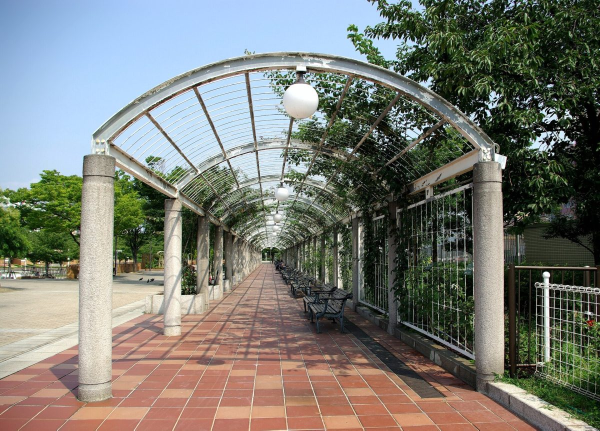
#> input picture ComputerVision/session-02/img/perspective_photo.jpg, 1200 x 861 px, found by its file name (shown at 1/2 size); its folder holds 5 pictures in this run
$ jupyter execute --allow-errors lab.ipynb   (older library calls are emulated)
#> lines starting #> are read from the running program, lines starting #| are printed output that depends on the picture
# Session 4 lab · Neural networks → CNNs

The code behind the slides. Each cell shows **one idea** in a few lines:

1. run it and look at the result;
2. change a value marked **`· try`** (the values after it are good ones to try) and run it again;
3. read *What to notice* under the cell.

| Part | Ideas |
|---|---|
| **A · Neurons** | a neuron by hand and in PyTorch, one neuron's line, two layers without a bend, counting weights |
| **B · Learning** | gradient descent, a kernel learned back to Sobel, mini-batch noise, overfitting on a training curve |
| **C · CNNs** | conv shapes and counts, shift equivariance, pooling, receptive field, transposed convolution, ResNet-18's first layer, CNN vs MLP |
| **D · Deeper & reused** | a residual block, plain vs residual depth, transfer learning on 245 photos, augmentation |

Nothing to hand in, nothing to upload — it runs on free Colab (part D is faster with *Runtime → Change runtime type → GPU*, but works without).

[cell 1]
# Setup — run this cell first
import numpy as np, matplotlib.pyplot as plt, cv2, urllib.request, os
import torch, torch.nn as nn, torch.nn.functional as F
from sklearn.datasets import load_digits

def photo(name):                                   # the photos from the slides (session 2), grey, 0–1
#> called with name = 'perspective_photo.jpg'
    if not os.path.exists(name):
        urllib.request.urlretrieve('https://raw.githubusercontent.com/INCORTX/INCORTX.github.io/cv-next/ComputerVision/session-02/img/' + name, name)
    return cv2.cvtColor(cv2.imread(name), cv2.COLOR_BGR2GRAY) / 255
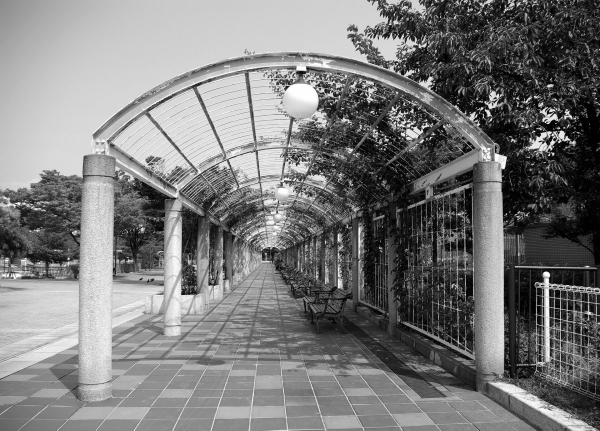
#> returned value: shape (861, 1200) float64 (shown at 1/2 size); min 0, max 1, mean 0.481

tennoji = photo('perspective_photo.jpg')           # Tennoji Park walkway (public domain)
landscape = photo('landscape.jpg')                 # Jacques-Cartier park (CC0)
#> call 2 of photo, with name = 'landscape.jpg'
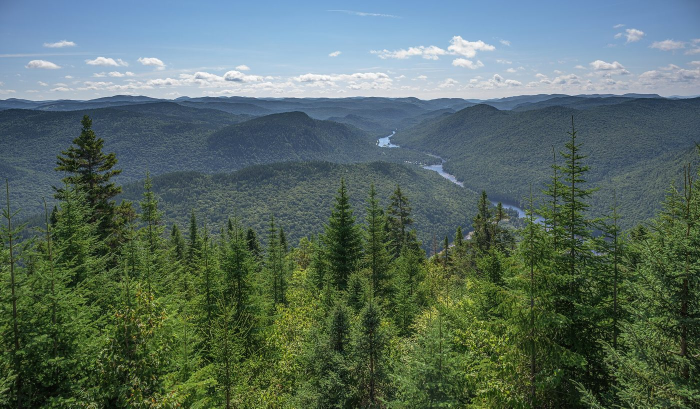
#> input picture ComputerVision/session-04/img/landscape.jpg, 1400 x 817 px, found by its file name (shown at 1/2 size)
#> in photo (call 2), `return cv2.cvtColor(cv2.imread(name), cv2.COLOR_BGR2GRAY) / 255`:
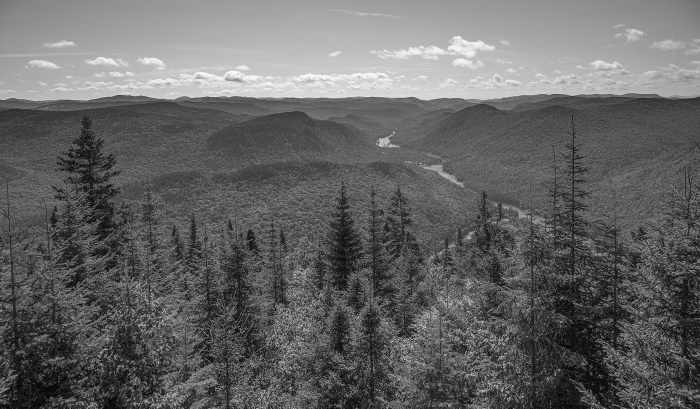
#> returned value: shape (817, 1400) float64 (shown at 1/2 size); min 0, max 1, mean 0.395
digits = load_digits()                             # 1,797 handwritten digits, 8 × 8 pixels, 0–16
torch.manual_seed(0)
#> (this line was passed over: torch is not available in this run)
print('ready · digits', digits.data.shape)

## A · Neurons

A **neuron** is session 3's weighted sum plus a **bias**, followed by an **activation** that decides how much passes: z = Σ wᵢxᵢ + b, a = max(0, z).

[cell 2]
# A1 · One neuron by hand, and the same neuron in PyTorch (the Try it on slide 9)
x = [2, -1, 3]
w = [0.5, 2, -1]
b = 1          # · try 5, -10

z = sum(wi * xi for wi, xi in zip(w, x)) + b
print('by hand :  z =', z, '→ ReLU', max(0, z))

#> (the rest of this cell did not finish here and is left out)

**What to notice:** with b = 1, z = −3 and ReLU outputs 0 — the neuron stays silent. With b = 5, z = 1. `nn.Linear` is exactly this sum; a layer is many of them side by side.

[cell 3]
# A2 · Two weights and a bias draw a line: sky vs tree patches of the landscape (slide 5)
w1 = 1     # weight on brightness · try 4
w2 = 1     # weight on edges · try -4
b = -1

g = landscape; mag = np.hypot(cv2.Sobel(g, cv2.CV_64F, 1, 0), cv2.Sobel(g, cv2.CV_64F, 0, 1))
#> after `mag = np.hypot(cv2.Sobel(g, cv2.CV_64F, 1, 0), cv2.Sobel(g, cv2.CV_64F`:
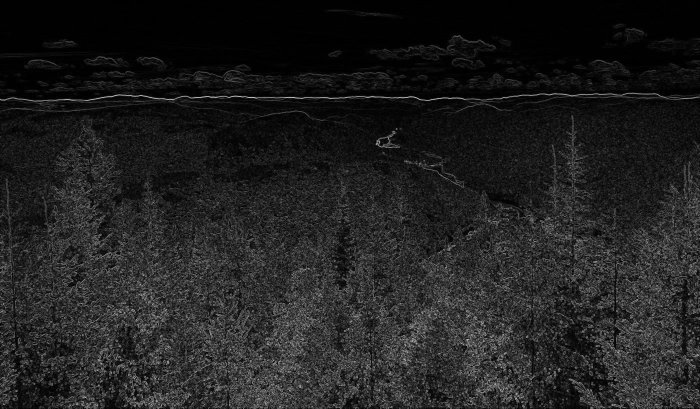
#> mag: shape (817, 1400) float64 (shown at 1/2 size); min 0, max 2.8, mean 0.36; drawn with min black and max white
r = np.random.default_rng(4); pts = []                       # 30 sky patches near the top, 30 tree patches near the bottom
for lab, (y0, y1) in ((1, (0.02, 0.18)), (0, (0.62, 0.95))):
    for _ in range(30):
        y = int(r.uniform(y0, y1) * g.shape[0]); x = int(r.uniform(0.02, 0.95) * g.shape[1])
        pts.append((g[y:y+24, x:x+24].mean(), mag[y:y+24, x:x+24].mean(), lab))
#> after the loop, pts = 60 items, first 6: (0.85, 0.174, 1), (0.717, 0.0899, 1), (0.746, 0.0164, 1), (0.728, 0.0618, 1), (0.846, 0.15, 1), (0.838, 0.123, 1)
pts = np.array(pts); sky = w1 * pts[:, 0] + w2 * pts[:, 1] + b > 0
#> after `pts = np.array(pts)`: pts = 60 rows, first 8: [0.85, 0.174, 1], [0.717, 0.0899, 1], [0.746, 0.0164, 1], [0.728, 0.0618, 1], [0.846, 0.15, 1], [0.838, 0.123, 1], [0.658, 0.0108, 1], [0.836, 0.201, 1]
print(f'{(sky == (pts[:, 2] == 1)).sum()} / 60 right')
#| 27 / 60 right
plt.scatter(pts[:, 0], pts[:, 1], c=np.where(pts[:, 2] == 1, '#855400', 'teal'))
xs = np.linspace(0, 1, 2); plt.plot(xs, -(w1 * xs + b) / w2 if w2 else xs * 0, 'k')
plt.xlim(0, 1); plt.ylim(0, 1); plt.xlabel('brightness'); plt.ylabel('edges'); plt.show()
#> after `plt.xlim(0, 1)`:
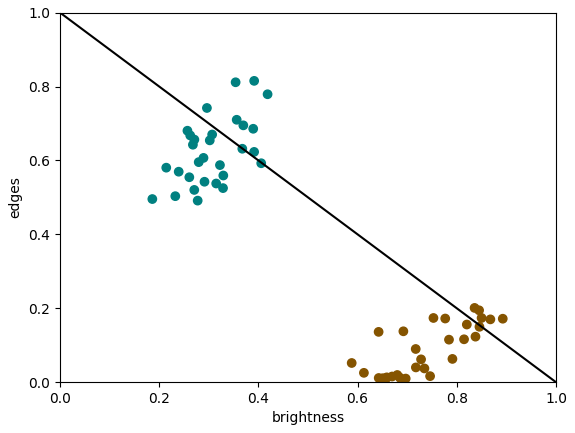
#> figure drawn by matplotlib, 1 panel

**What to notice:** (1, 1, −1) gets 27 of 60 — as on slide 5. w1 = 4 with w2 = −4 gets all 60: bright and few edges = sky. Part B finds such numbers without you.

[cell 4]
# A3 · Without a bend, two layers are one layer (slide 6)
W1 = np.array([[1, 2], [0, 1]]); W2 = np.array([[1, 0], [-1, 1]])
x = np.array([1, -1])
use_relu = False    # · try True

h = W1 @ x
if use_relu: h = np.maximum(0, h)
print('two layers :', W2 @ h)
print('W2 W1 x    :', (W2 @ W1) @ x, '  ← one layer with the matrix', (W2 @ W1).tolist())

**What to notice:** without ReLU both lines agree, (−1, 0): the stack *is* one matrix. With ReLU the hidden (−1, −1) becomes (0, 0) and the answer changes — so the second layer can add something new.

[cell 5]
# A4 · How many weights does a fully connected layer need for a photo? (slide 8)
size = 224       # image width = height · try 32, 512
neurons = 1000   # · try 10

inputs = size * size * 3
print(f'{inputs:,} inputs × {neurons:,} neurons = {inputs * neurons:,} weights (+ {neurons:,} biases)')
print('PyTorch agrees:', sum(p.numel() for p in nn.Linear(inputs, neurons).parameters()) == inputs * neurons + neurons)
#> (this line was passed over: torch is not available in this run)

**What to notice:** 224 × 224 × 3 × 1,000 = 150,528,000 weights for one layer — and it grows with the square of the image size. Part C replaces it with one small shared kernel.

## B · Learning

The **loss** is one number for how wrong the network is. **Gradient descent** steps against its slope: w ← w − η·dL/dw. **Backpropagation** (PyTorch's `loss.backward()`) gives that slope for every weight.

[cell 6]
# B1 · Gradient descent on L(w) = (w − 3)², starting at w = −1 (slide 14)
lr = 0.1      # the learning rate η · try 0.5, 1.0, 1.1
steps = 10

w = -1.0
for k in range(steps):
    grad = 2 * (w - 3)           # dL/dw
    w = w - lr * grad
    print(f'step {k + 1:2d}: w = {w:8.3f}   L = {(w - 3) ** 2:10.3f}')
#> `im = cv2.resize(tennoji, (160, 115))`:
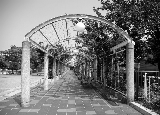
#> im: shape (115, 160) float64; min 0, max 0.998, mean 0.48

**What to notice:** η 0.1 creeps towards 3; η 0.5 lands on 3 in one step; η 1 bounces between 7 and −1 for ever; η 1.1 overshoots further each step — the loss explodes.

[cell 7]
# B2 · Let the data choose the kernel: learn 3 × 3 weights from (photo, photo through Sobel) — slide 16
lr = 1.5        # · try 0.5, 1.9
steps = 150

#> (the rest of this cell did not finish here and is left out)

**What to notice:** at η 1.5 the random start becomes [−1 0 1 / −2 0 2 / −1 0 1] — Sobel, which nobody typed in. η 0.5 is still on its way after 150 steps; η 1.9 is above this problem's limit (1.81, slide 16) and explodes. PyTorch's `F.conv2d` is session 3's correlation.

[cell 8]
# B3 · Mini-batches: a random batch of B patches gives a noisy gradient (slide 17)
B = 64      # · try 16, 1024

#> (the rest of this cell did not finish here and is left out)

**What to notice:** 16 → 64 → 256 → 1024 halves the error each time: noise ÷ √B, session 3 B's √n again. A batch 4 × bigger costs 4 × the work for half the noise.

[cell 9]
# B4 · Overfitting on a training curve: 100 digits, some with wrong labels (slide 19)
wrong = 30        # training labels deliberately changed · try 0
n_train = 100     # · try 1000
epochs = 600

#> (the rest of this cell did not finish here and is left out)

**What to notice:** with wrong labels the training loss still goes to 0 — the network memorises the mistakes — while validation turns upwards after its best epoch: overfitting, and the reason to keep a validation set. Your numbers differ a little from slide 19 (a different random start); the shape is the same. With 0 wrong labels the curves stay close; with 1,000 training images even more so.

## C · Convolutional networks

A convolution layer is **local** (each output looks at its neighbours) and **shared** (one kernel everywhere). Its output size is session 3's formula ⌊(n + 2p − k)/s⌋ + 1; its parameters are (k²·C<sub>in</sub> + 1)·C<sub>out</sub>.

[cell 10]
# C1 · A whole small CNN: shape and parameters, layer by layer (slide 32)
size = 32       # input width = height · try 64

#> (the rest of this cell did not finish here and is left out)

**What to notice:** 448 + 4,640 + 20,490 = 25,578 — slide 32's table. At size 64 the conv layers keep exactly the same counts; only the last fully connected layer grows (4 × the inputs).

[cell 11]
# C2 · Shift the input, the feature map shifts too (slide 24)
shift = 20     # pixels to the right · try 5, -30

im2 = cv2.resize(tennoji, (160, 115))
moved = np.roll(im2, shift, axis=1)                         # wrap around; we compare away from the edges
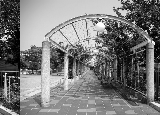
#> moved: shape (115, 160) float64; min 0, max 0.998, mean 0.48
fmap = lambda a: np.abs(cv2.filter2D(a, -1, np.array([[-1, 0, 1], [-2, 0, 2], [-1, 0, 1]], float)))
a, b2 = fmap(im2), fmap(moved)
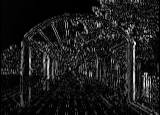
#> a: shape (115, 160) float64; min 0, max 3.58, mean 0.38; drawn with min black and max white
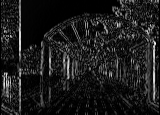
#> b2: shape (115, 160) float64; min 0, max 3.58, mean 0.398; drawn with min black and max white
inner = slice(abs(shift) + 2, 160 - abs(shift) - 2)
print('largest difference, feature map of the moved photo vs the moved feature map:',
      np.abs(b2 - np.roll(a, shift, axis=1))[:, inner].max())
#| largest difference, feature map of the moved photo vs the moved feature map: 0.0
